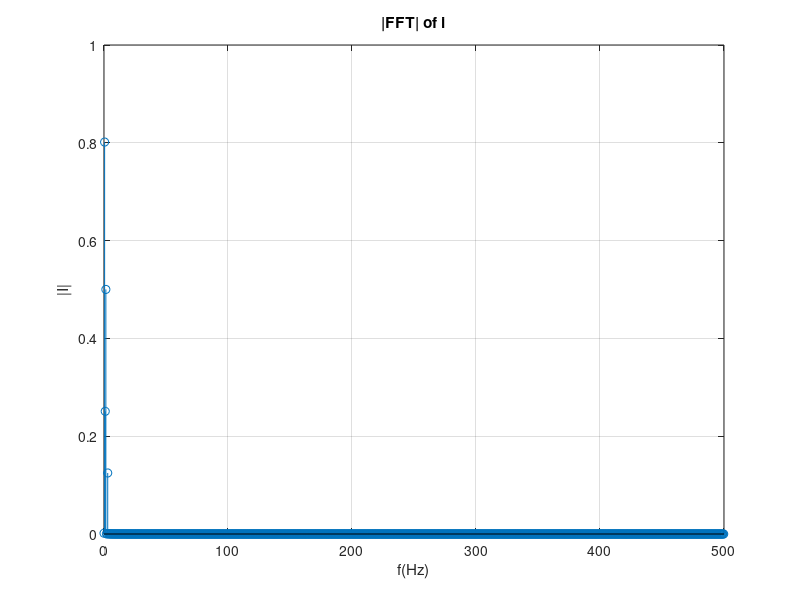
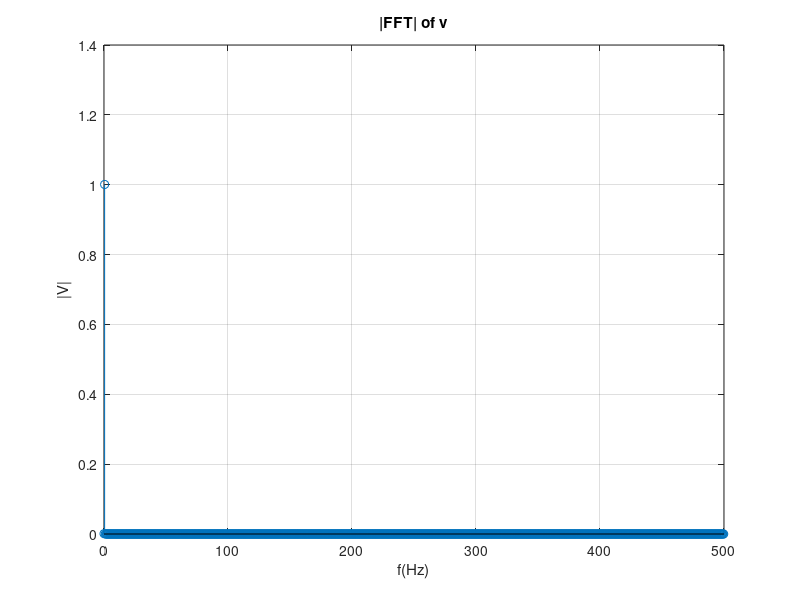
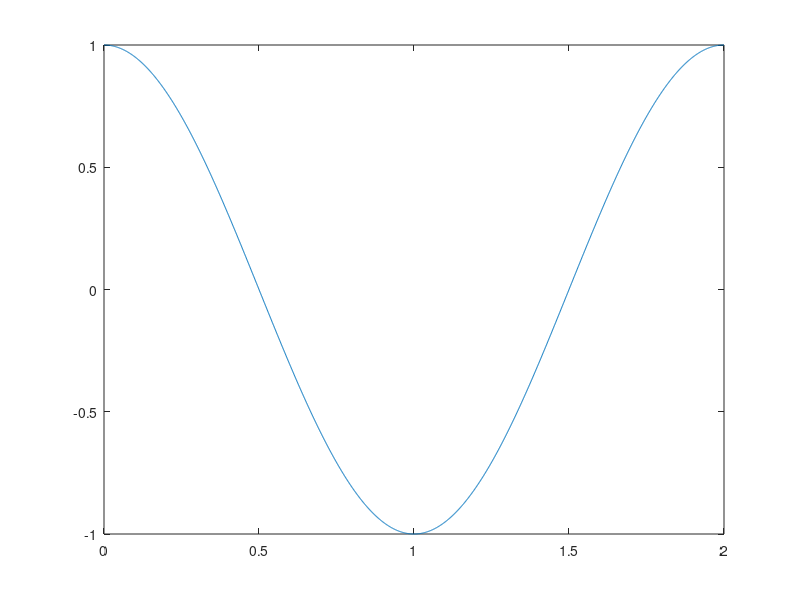
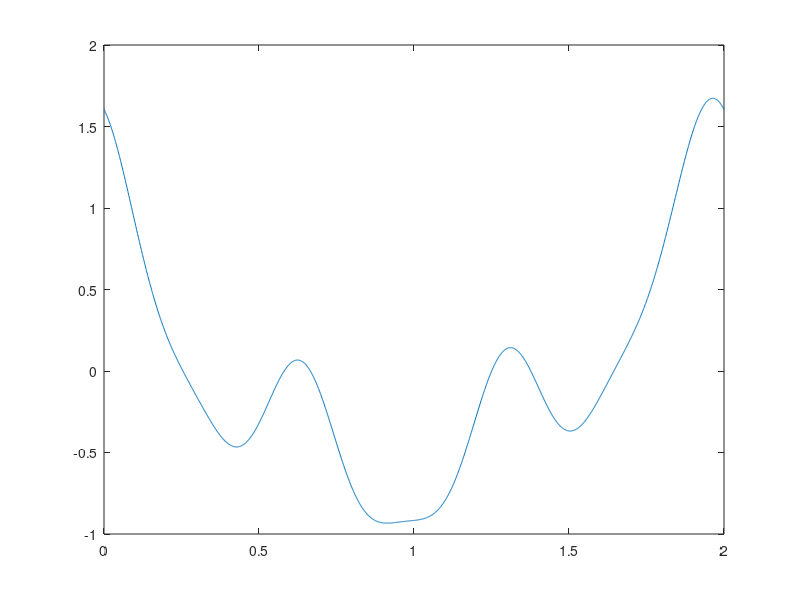

The MATLAB source for these figures, in order:
% Test for Power Functions
clear;
clc;
w=pi;
t=[0:.001:2];
%v=1*cos(w*t) + .1*cos(10*w*t);%voltage

i=.8*cos(w*t + 10*pi/180) + 0.25*cos(2*w*t + 15*pi/180) + 0.5*cos(3*w*t + 19*pi/180) + .125*cos(6*w*t+35*pi/180);%current
v=1*cos(w*t);%voltage

f = w/(2*pi);
fs = 1/0.001;

vfft = fft(v);
ifft = fft(i);
n = length(i);

vabs = abs(vfft);
iabs = abs(ifft);

vabs_modified = vabs/1000;
iabs_modified = iabs/1000;

% fvector=[0:0.5:fs/2];
fvector = (t .* (fs/n));
fvector((n/2)+1:end) = [];
fvector = fvector .* fs;
%fvector(fvector/2:end) = [];

phv = unwrap(angle(vfft));
phi = unwrap(angle(ifft));

iabs_modified(fs+2:end) = [];
vabs_modified(fs+2:end) = [];

%Graphing the fft of current and voltage
figure(1)
stem(fvector,iabs_modified);
xlabel('f(Hz)'); ylabel('|I|'); title('|FFT| of i'); grid;
figure(2)
stem(fvector,vabs_modified);
xlabel('f(Hz)'); ylabel('|V|'); title('|FFT| of v'); grid;
figure(3)
plot(t,v);
figure(4)
plot(t,i);

pkv = [];
locv = [];
phv = [];
vt = 0;
vrms = 0;
[temp, val] = find(vabs_modified >= 0.1);
locv = [locv ; val];
phv = [phv ; angle(vfft(locv))];
pkv = [pkv ; vabs_modified(locv)];
locv = (locv - 1) ./ 2;

pki = [];
loci = [];
phi = [];
it = 0;
irms = 0;
[temp, val] = find(iabs_modified >= 0.1);
loci = [loci ; val];
phi = [phi ; angle(ifft(loci))];
pki = [pki ; iabs_modified(loci)];
loci = (loci - 1) ./ 2;

Pavg = 0;
Preact = 0;
THDv = 0;
THDi = 0;
PF = 0;
RMSv = [];
RMSi = [];

% Voltage as a function of time
for k = 1:length(phv)
    temp = pkv(k)*sin(k*w*t+phv(k));
    vt = (vt + temp);
end

% Current as a function of time
for k = 1:length(phi)
    temp = pki(k)*sin(k*w*t+phi(k));
    it = (it + temp);
end

%Voltage rms
for k = 1:length(phv)
    temp = sqrt((pkv(k)^2)/2);
    vrms = vrms + temp;
    RMSv = [RMSv ; temp];
end

% Current rms
for k = 1:length(phi)
    temp = sqrt((pki(k)^2)/2);
    irms = irms + temp;
    RMSi = [RMSi ; temp];
end
counter = 1;

% Real Power
if(length(phv) >= length(phi))
    counter = 1;
    for k = 1:length(phi)
        while k ~= length(loci)
            if loci(counter) == locv(k)
                temp = RMSv(k)*RMSi(k)*(cos(phv(k)-phi(k)));
                Pavg = Pavg + temp;
            end
        end
    end
elseif(length(phv) < length(phi))
    while counter ~= length(loci)
        for k = 1:length(locv)
            if loci(counter) == locv(k)
               temp = RMSv(k)*RMSi(k)*(cos(phv(k)-phi(k)));
               Pavg = Pavg + temp;
            end
        end
        counter = counter + 1;
    end
end
% icount = 1;
% vcount = 1;
counter = 1;
% Reactive power
if(length(phv) >= length(phi))
    for k = 1:length(phi)
       temp = RMSv(k)*RMSi(k)*(sin(phv(k)-phi(k)));
       Preact = Preact + temp;
    end
elseif(length(phv) < length(phi))
    %TRIED THIS MORE EFFICIENT WAY BUT CAN'T QUITE GET IT TO WORK.
    
%     while icount ~= length(loci) && vcount ~= length(locv)
%        if icount == length(loci) && loci(icount) < locv(vcount)
%            vcount = length(vcount);
%        elseif vcount == length(locv) && loci(icount) > locv(vcount)
%            icount = length(icount);
%        end
%         
%        if loci(icount) > locv(vcount)
%            vcount = vcount + 1;
%        elseif loci(icount) < locv(vcount)
%            icount = icount + 1;
%        else
%            temp = RMSv(vcount)*RMSi(icount)*(sin(phv(vcount)-phi(icount)));
%            Preact = Preact + temp;
%            icount = icount + 1;
%            vcount = vcount + 1;
%        end
%     end
    while counter ~= length(loci)
        for k = 1:length(locv)
            if loci(counter) == locv(k)
               temp = RMSv(k)*RMSi(k)*(sin(phv(k)-phi(k)));
               Preact = Preact + temp;
            end
        end
        counter = counter + 1;
    end
end

% % THD for Voltage
% for k = 2:length(phv)
%    temp = (sqrt(vrms(k)^2)/vrms(1));
%    THDv = THDv + temp;
% end
% THDv = THDv * 100;
% 
% % THD for Current
% for k = 2:length(phi)
%    temp = (sqrt(irms(k)^2)/irms(1));
%    THDi = THDi + temp;
% end
% THDi = THDi * 100;
% 
% RMSv = vrms(1)*(sqrt(1+(THDv/100)^2));
% RMSi = irms(1)*(sqrt(1+(THDi/100)^2));

%Power Factor
if(length(phv) >= length(phi))
    for k = 1:length(phi)
       temp = (Pavg/(RMSv*RMSi));
       PF = PF + temp;
    end
elseif(length(phv) < length(phi))
    for k = 1:length(phv)
       PF = (Pavg/(irms*vrms));
%      temp = (Pavg/(vrms(1)*irms(1)))*(1/((sqrt(1+(THDv/100)^2))*(sqrt(1+(THDi/100)^2))));
%        PF = PF + temp;
    end
end
